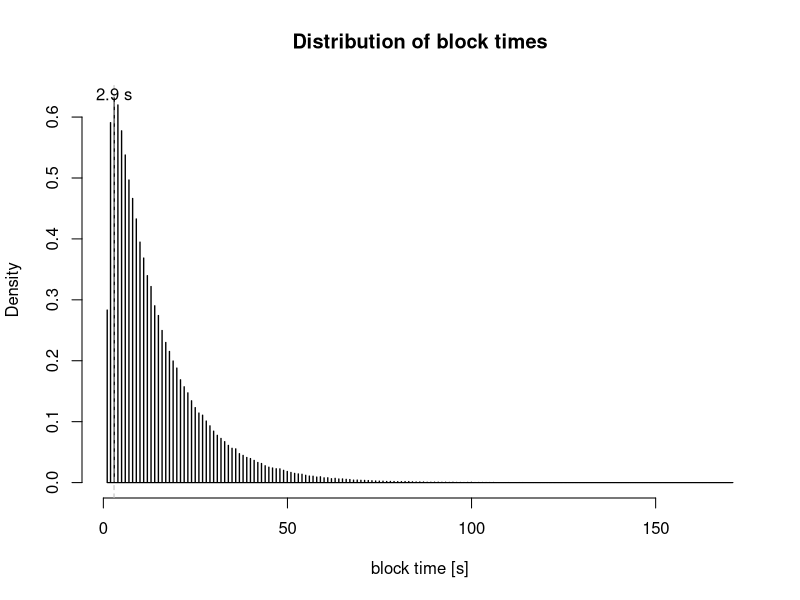

Source code (R):
timestampsHomestead = as.matrix(read.csv(file = "blocktimes.csv"))
blocktimes= data.frame(day=as.Date(as.POSIXct(timestampsHomestead[-1,], origin="1970-01-01")), blocktime=diff(timestampsHomestead))
blocktimes= setNames(blocktimes, c("day","blocktime"))
summary(blocktimes$blocktime)
quantile(blocktimes$blocktime, c(.9,.95,.99))
numberOfDays= length(unique(blocktimes$day));
dh=hist(blocktimes$blocktime, breaks=numberOfDays*24, main = "Distribution of block times", xlab = "block time [s]", freq = FALSE, col="blue")
maximumCount=max(dh$counts, na.rm = TRUE)
maxIndex=which(dh$counts==maximumCount)
abline(v=dh$breaks[maxIndex], col="grey", lty=2)
text(x=dh$breaks[maxIndex], y=dh$density[maxIndex]+.005, paste(dh$breaks[maxIndex],"s"))
#plot(ecdf(blocktimes$blocktime),  main = "CDF of blocktimes", xlab = "block time [s]", ylab="cumulative density")

